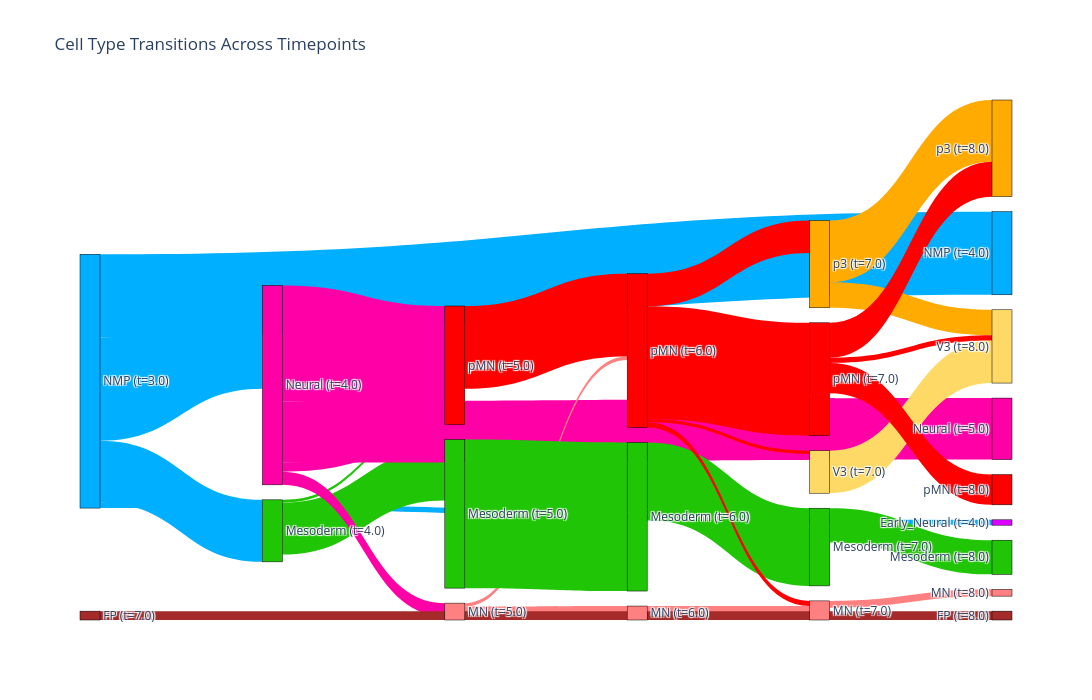

This figure's notebook cell:
### Markdown cell above
`plot_transition_flow_chart` aggregates these predictions into weighted transitions between cell types at consecutive timepoints and displays them as a Sankey flow chart, allowing us to visualize how cell populations evolve along the trajectory. The incoming flow into a given cell type at time t represents cells from the previous timepoint that are predicted to transition into that cell type, whereas the outgoing flow is computed from the cells actually observed at time (t). Incoming and outgoing flows for a node therefore do not necessarily have to be equal. With `normalization_type="total"`, transition weights are normalized relative to the total weighted cell population, so that the sum of all transitions between time $t$ and $t+1$ is one, whereas `normalization_type="source"` normalizes each source cell type independently, so that the outgoing transitions from each individual cell type sum to one. For `normalization_type="total"` a transition weight of 0.05 from cell type A to B between $t$ and $t+1$ indicates that 5% of cells (or weighted cell mass) from that timepoint are transitionning from cell type A to cell type B. For `normalization_type="source"` a transition weight of 0.05 from cell type A to B indicates that 5% of the A cells  (or weighted cell mass) are transitionning to cell type B.

### Code cell
# flow with weight normalization type total
fig = flowstate.tools.plot_transition_flow_chart(adata, transition_probs, weight_key=None, time_key ='timepoint', color_map= colors, normalization_type="total", min_flow=0.01)
fig

### Figure 1 — Plotly figure (JSON) as saved in the notebook; plotly's stock layout.template omitted (floating-point values rounded to 4 significant figures)
{"data": [{"link": {"color": ["#00afff", "#00afff", "#00afff", "#00afff", "#20c505", "#20c505", "#ff00a7", "#ff00a7", "#ff00a7", "#ff00a7", "#ff8080", "#ff8080", "#20c505", "#ff0000", "#ff8080", "#20c505", "#ff0000", "#ff0000", "#ff0000", "#ff0000", "#a52a2a", "#ff8080", "#20c505", "#ffd966", "#ffab02", "#ffab02", "#ff0000", "#ff0000", "#ff0000"], "source": [0, 0, 0, 0, 2, 2, 4, 4, 4, 4, 7, 7, 5, 6, 9, 11, 10, 10, 10, 10, 17, 12, 13, 14, 15, 15, 16, 16, 16], "target": [1, 2, 3, 4, 5, 6, 7, 5, 8, 6, 9, 10, 11, 10, 12, 13, 12, 14, 15, 16, 18, 19, 20, 21, 21, 22, 21, 22, 23], "value": [0.02112, 0.2427, 0.3253, 0.4041, 0.203, 0.01116, 0.05138, 0.03503, 0.2408, 0.4531, 0.05233, 0.0137, 0.5812, 0.3243, 0.05464, 0.3039, 0.02017, 0.01286, 0.1272, 0.442, 0.03464, 0.02652, 0.1337, 0.1663, 0.09988, 0.2416, 0.02062, 0.1366, 0.1182]}, "node": {"color": ["#00afff", "#db00ff", "#20c505", "#00afff", "#ff00a7", "#20c505", "#ff0000", "#ff8080", "#ff00a7", "#ff8080", "#ff0000", "#20c505", "#ff8080", "#20c505", "#ffd966", "#ffab02", "#ff0000", "#a52a2a", "#a52a2a", "#ff8080", "#20c505", "#ffd966", "#ffab02", "#ff0000"], "label": ["NMP (t=3.0)", "Early_Neural (t=4.0)", "Mesoderm (t=4.0)", "NMP (t=4.0)", "Neural (t=4.0)", "Mesoderm (t=5.0)", "pMN (t=5.0)", "MN (t=5.0)", "Neural (t=5.0)", "MN (t=6.0)", "pMN (t=6.0)", "Mesoderm (t=6.0)", "MN (t=7.0)", "Mesoderm (t=7.0)", "V3 (t=7.0)", "p3 (t=7.0)", "pMN (t=7.0)", "FP (t=7.0)", "FP (t=8.0)", "MN (t=8.0)", "Mesoderm (t=8.0)", "V3 (t=8.0)", "p3 (t=8.0)", "pMN (t=8.0)"], "line": {"color": "black", "width": 0.5}, "pad": 15, "thickness": 20}, "type": "sankey"}], "layout": {"font": {"size": 12}, "height": 700, "title": {"text": "Cell Type Transitions Across Timepoints"}, "width": 1500}}
